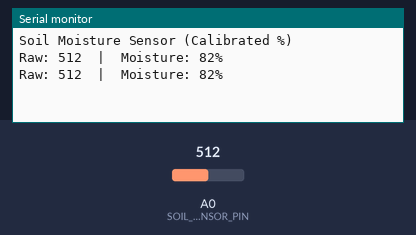
A sketch run on a simulated Arduino Uno, built with avr-gcc and run on an emulated ATmega328P. On the bench: the last lines printed to the serial monitor. The test bench sets the inputs (shaded band); at power-on: A0 (SOIL_SENSOR_PIN) = 512.

Above: at 1.8 s.
1.9 s: A0 (SOIL_SENSOR_PIN) set to 716
At 2.8 s:
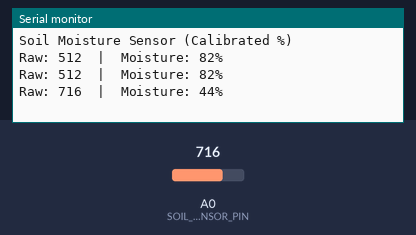
3.4 s: A0 (SOIL_SENSOR_PIN) set to 900
At 4.8 s:
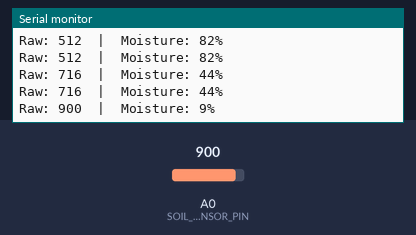
Timing chart, 0 to 6.4 s (numbered marks = the images above; inputs shaded):
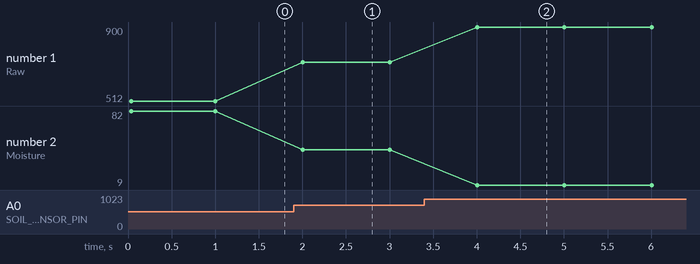

Measured:
- after the input at 1.9 s, the serial monitor: prints a new line after 0.10 s (image 1)
- after the input at 3.4 s, the serial monitor: prints a new line after 0.60 s (image 2)
- plotted number 1: 512 → 716 after the input at 1.9 s, 716 → 900 after the input at 3.4 s
- plotted number 2: 82 → 44 after the input at 1.9 s, 44 → 9 after the input at 3.4 s

The sketch:

Soil_Sensor_Calibration.ino
```cpp
/*
--------------------------------------------------------------------
Project: Automated Greenhouse Climate Controller
--------------------------------------------------------------------
File: Soil_Sensor_Percent.ino
--------------------------------------------------------------------
Description: Reads the soil moisture sensor, calibrates the
raw value, and converts it to a percentage (0% = dry, 100% = wet).
--------------------------------------------------------------------
Authors:
- Lucio Emiliano Ruiz Sepulveda
- Rodrigo Samuel Bernal Moreno
- Enrique Alfonso Gracian Castro
- Jesus Perez Rodriguez
--------------------------------------------------------------------
Last modification: November 4, 2025
--------------------------------------------------------------------
*/

// --- 1. CALIBRATION ---
const int DRY_VALUE = 950;
const int WET_VALUE = 420;

// --- 2. PIN DEFINITION ---
const int SOIL_SENSOR_PIN = A0;

void setup() {
  Serial.begin(9600);
  Serial.println("Soil Moisture Sensor (Calibrated %)");
}

void loop() {
  // Read the raw analog value
  int rawValue = analogRead(SOIL_SENSOR_PIN);

  // --- 3. CONVERT TO PERCENTAGE ---
  // Use the map() function to convert the raw range to a percentage range
  // Note: We map from DRY to WET (950 to 420) -> 0% to 100%
  int moisturePercent = map(rawValue, DRY_VALUE, WET_VALUE, 0, 100);

  // Use constrain() to make sure the value doesn't go below 0% or above 100%
  moisturePercent = constrain(moisturePercent, 0, 100);

  // Print the final, easy-to-read percentage
  Serial.print("Raw: ");
  Serial.print(rawValue);
  Serial.print("  |  Moisture: ");
  Serial.print(moisturePercent);
  Serial.println("%");

  delay(1000);
}
```
